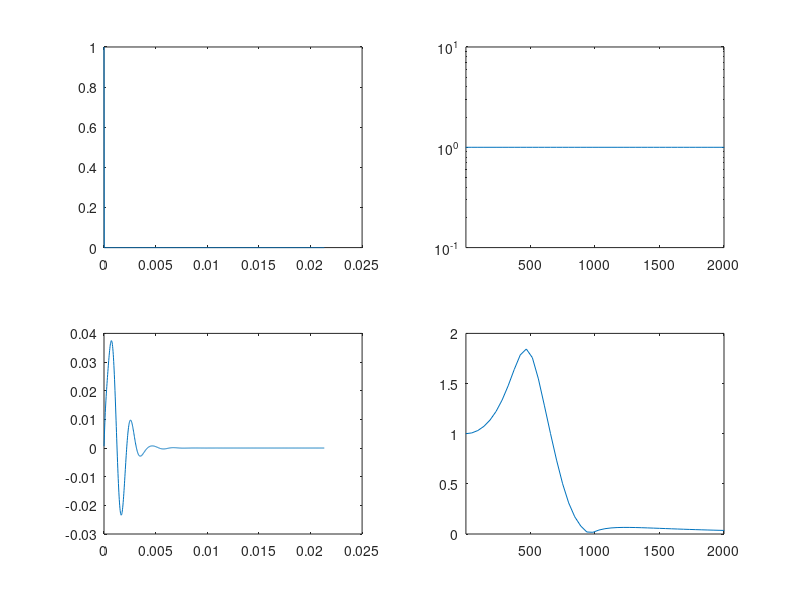

Write MATLAB code to recreate this figure.
#********************************Copyright (c)*********************************
#                                GlobalLogic
#
# @author Kristijan Golub - kristijan.golub@globallogic.com
#
# @date 2020-02-25
# 
# @brief  filter response in frequency and time domain
#
# @version 0.1
#
# @section REVISION HISTORY
#  - KG 2020-02-25 Initial implementation 
#
#******************************************************************************/

clear all;

ns = 1024;      %number of samples
fs = 48000;     %samplig frequency in Hz
f_span = 20000;  %frequency span for filter test
f_step = 1000;

period = 1/fs;
duration = period*ns;
time = linspace(0, duration, ns);

%test biquad filter
wave = zeros(1,ns);
wave(1) = ones(1,1);
%{
for i = 1:f_span
  wave = wave + (sin(time*2*pi*i));
  i = i + f_step;
endfor
%}

%wave spectrum
fft_synth = abs(fft(wave));  %negative frequencyes to positive 
fft_synth = fft_synth(1:ns/2);    %discard freqs beyound fs/2
f_axis = fs*(0:ns/2 - 1)/ns;      %calculate freq axis

%----------------Biquad Filter-------------------

%BAND PASS

a0 = 0.5883841179682276;
a1 = -1.1674890669124613;
a2 = 0.5883841179682276;
b1 = -1.9413458309760059;
b2 = 0.9506249999999999;


z1 = 0;
z2 = 0;

for i = 1:ns
  x = wave(i);
  y = x*a0 + z1;
  z1 =x*a1 + z2 - b1* y;
  z2 = x * a2-b2 * y;
  biquad_filt(i) = y;
endfor

%LOW PASS
c0 = 0.0010907885845168783;
c1 = 0.0021815771690337567;
c2 = 0.0010907885845168783;
d1 = -1.9543654156704593;
d2 = 0.958728570008527;

z1 = 0;
z2 = 0;

for i = 1:ns
  x = biquad_filt(i);
  y = x*c0 + z1;
  z1 =x*c1 + z2 - d1* y;
  z2 = x * c2-d2 * y;
  biquad_filt(i) = y;
endfor

%filtered wave spectrum
fft_filt = abs(fft(biquad_filt));  %negative frequencyes to positive 
fft_filt = fft_filt(1:ns/2);    %discard freqs beyound fs/2

subplot(2,2,1)
plot(time, wave);

subplot(2,2,2)
plot(f_axis, fft_synth);
semilogy(f_axis, fft_synth);    %plot spectrum of the synthesised wave
axis([1,2000]);                %frequency axis range

subplot(2,2,3)
plot(time, biquad_filt);


subplot(2,2,4)
plot(f_axis, fft_filt);
%semilogy(f_axis, fft_filt);    %plot spectrum of the synthesised wave
axis([1,2000]);                %frequency axis range